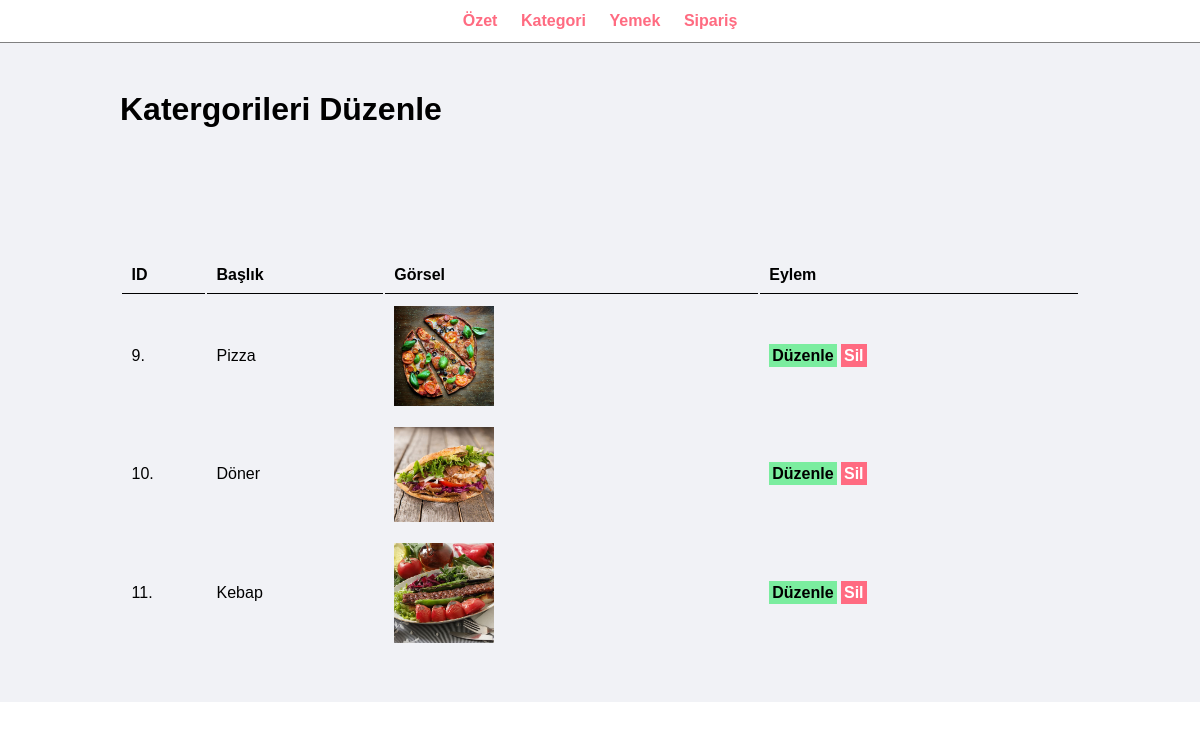
/yemek_siparis/admin/manage-category.php (signed in), run on the app's committed database.
### tables this page shows
CREATE TABLE `tbl_category` (
  `id` int(10) UNSIGNED NOT NULL,
  `title` varchar(100) NOT NULL,
  `image_name` varchar(255) NOT NULL
);

### yemek_siparis/admin/manage-category.php (the view, shortened to what this page needs)
<?php include('menu.php'); ?>
<div class="main-content">
    <div class="wrapper">
        <h1>Katergorileri Düzenle</h1>
        <br /><br />
        <br><br>
        <br /><br /><br />
        <table class="tbl-full">
            <tr>
                <th>ID</th>
                <th>Başlık</th>
                <th>Görsel</th>
                <th>Eylem</th>
            </tr>
            <?php
            $sql = "SELECT * FROM tbl_category";
            $res = mysqli_query($conn, $sql);
            $count = mysqli_num_rows($res);
            if ($count > 0) {
                while ($row = mysqli_fetch_assoc($res)) {
                    $id = $row['id'];
                    $title = $row['title'];
                    $image_name = $row['image_name'];
            ?>
                    <tr>
                        <td><?php echo $id; ?>. </td>
                        <td><?php echo $title; ?></td>
                        <td>
                            <?php
                            if ($image_name != "") {
                            ?>
                                <img src="../<?php echo $image_name; ?>" width="100px">
                            <?php
                            }
                            ?>
                        </td>
                        <td>
                            <a href="update-category.php?id=<?php echo $id; ?>" class="btn-secondary">Düzenle</a>
                            <a href="delete-category.php?id=<?php echo $id; ?>&image_name=<?php echo $image_name; ?>" class="btn-danger">Sil</a>
                        </td>
                    </tr>
                <?php
                }
            }
            ?>
        </table>
    </div>
</div>

### yemek_siparis/css/admin2.css (style rules this page uses)
* { margin: 0; padding: 0; font-family: Arial, Helvetica, sans-serif; }
.wrapper { padding: 1%; width: 80%; margin: 0 auto; }
.tbl-full { width: 100%; }
table tr th { border-bottom: 1px solid black; padding: 1%; text-align: left; }
table tr td { padding: 1%; }
.btn-secondary { background-color: #7bed9f; padding: 1%; color: black; text-decoration: none; font-weight: bold; }
.btn-danger { background-color: #ff6b81; padding: 1%; color: white; text-decoration: none; font-weight: bold; }
.main-content { background-color: #f1f2f6; padding: 3% 0; }

### data on the page
tbl_category: id "9", title "Pizza", image_name (picture)
tbl_category: id "10", title "Döner", image_name (picture)
tbl_category: id "11", title "Kebap", image_name (picture)
